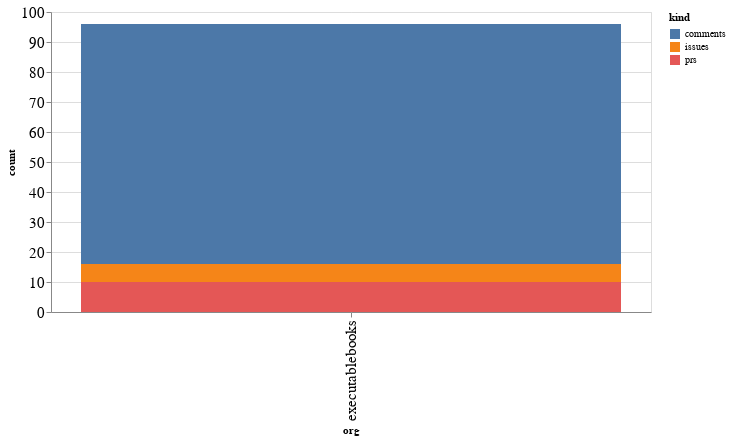

The cell this chart's notebook holds for it:
### Code cell
alt.Chart(org_summaries, width=600).mark_bar().encode(
    x='org',
    y='count',
    color='kind',
    tooltip="org"
)

### Figure 1 — Vega-Lite specification as saved in the notebook (floating-point values rounded to 4 significant figures)
{"config": {"axisLeft": {"labelFontSize": 15}, "axisBottom": {"labelFontSize": 15}}, "data": {"name": "data-c411bfed2e5335bbeb35cf8184d50d7d"}, "mark": "bar", "encoding": {"color": {"type": "nominal", "field": "kind"}, "tooltip": {"type": "nominal", "field": "org"}, "x": {"type": "nominal", "field": "org"}, "y": {"type": "quantitative", "field": "count"}}, "width": 600, "$schema": "https://vega.github.io/schema/vega-lite/v4.8.1.json", "datasets": {"data-c411bfed2e5335bbeb35cf8184d50d7d": [{"org": "executablebooks", "kind": "comments", "count": 80}, {"org": "executablebooks", "kind": "issues", "count": 6}, {"org": "executablebooks", "kind": "prs", "count": 10}]}}
